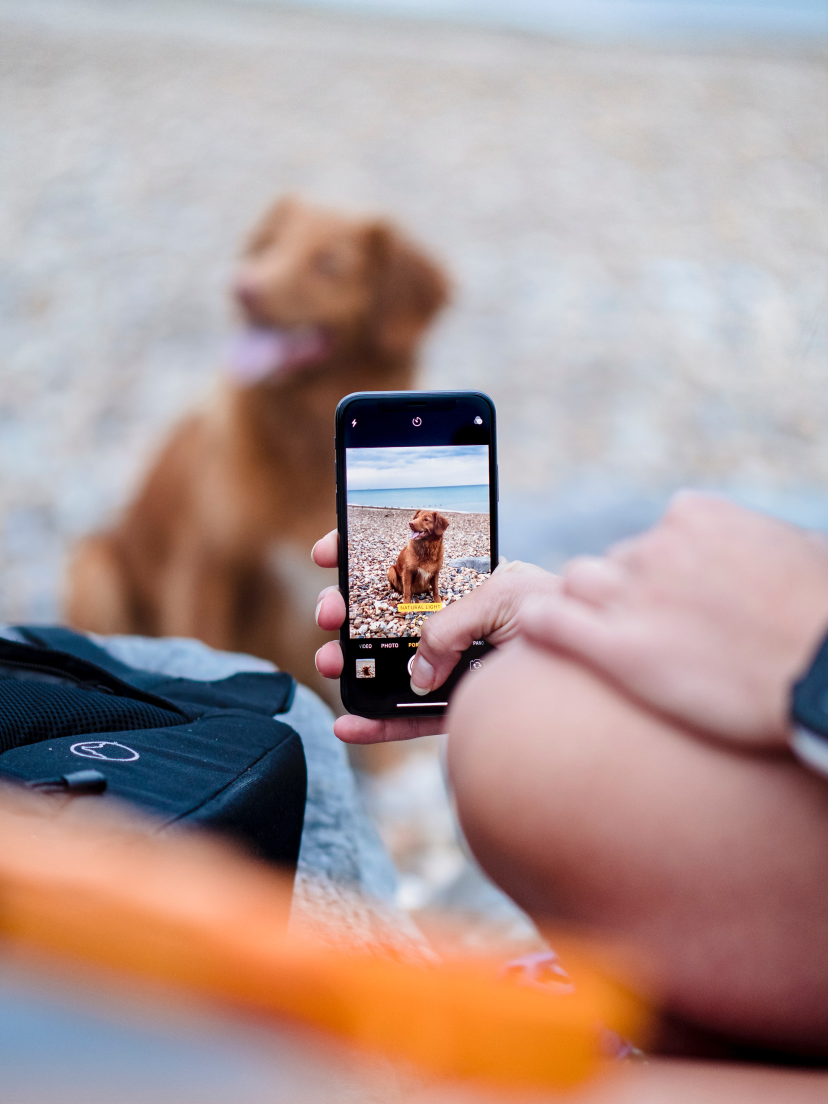
#> input picture raspberrypi/FYP_main/convol/done.jpg, 3312 x 4416 px (shown at 1/4 size)
$ python resize.py
#> lines starting #> are read from the running program, lines starting #| are printed output that depends on the picture
from PIL import Image, ImageFilter

image = Image.open('done.jpg')
#> image is the input picture: PIL image 3312x4416 RGB; mean R, G, B 172.4, 151.4, 148.7
new_image = image.resize((250, 250))
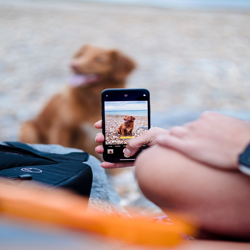
#> new_image: PIL image 250x250 RGB; mean R, G, B 172.4, 151.4, 148.7
new_image.save('image_250.jpg')

$ run again, with raspberrypi/FYP_main/convol/geeks1.jpg copied over raspberrypi/FYP_main/convol/done.jpg
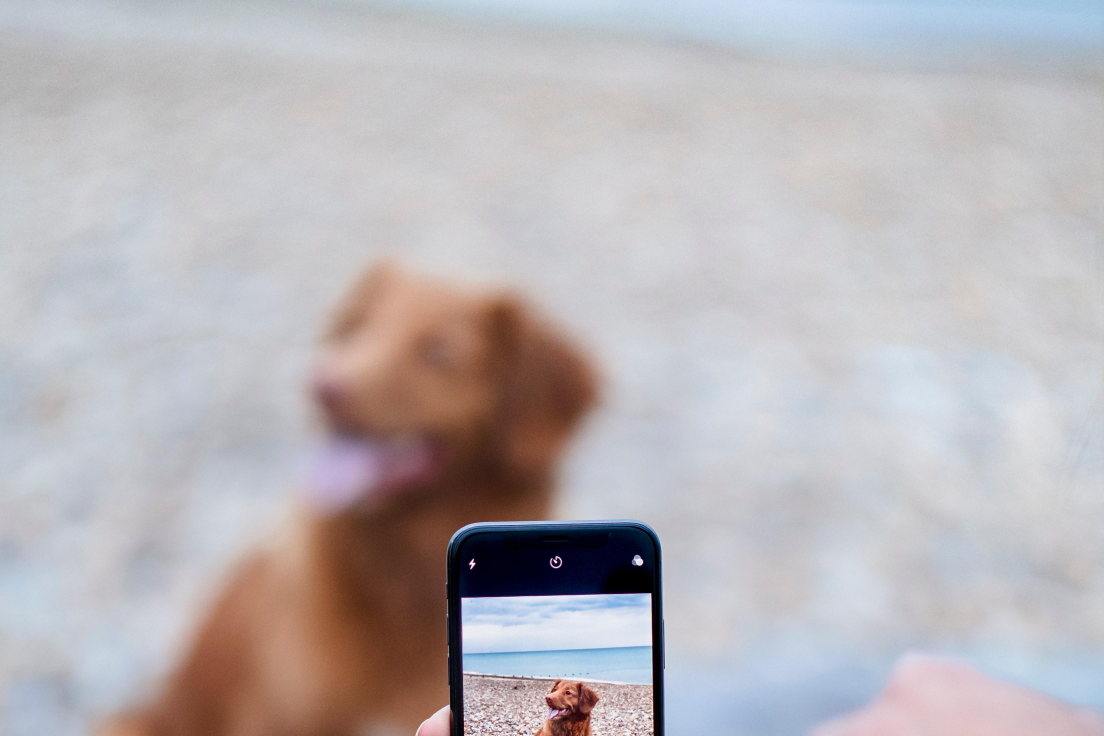
#> input picture raspberrypi/FYP_main/convol/geeks1.jpg, 3312 x 2208 px (shown at 1/3 size)
#> image is the input picture: PIL image 3312x2208 RGB; mean R, G, B 185.9, 181.1, 184.4
#> `new_image = image.resize((250, 250))`:
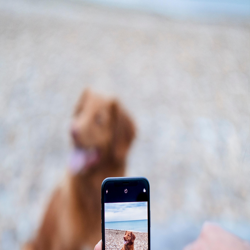
#> new_image: PIL image 250x250 RGB; mean R, G, B 185.9, 181.1, 184.4

$ run again, with raspberrypi/FYP_main/convol/geeks2.jpg copied over raspberrypi/FYP_main/convol/done.jpg
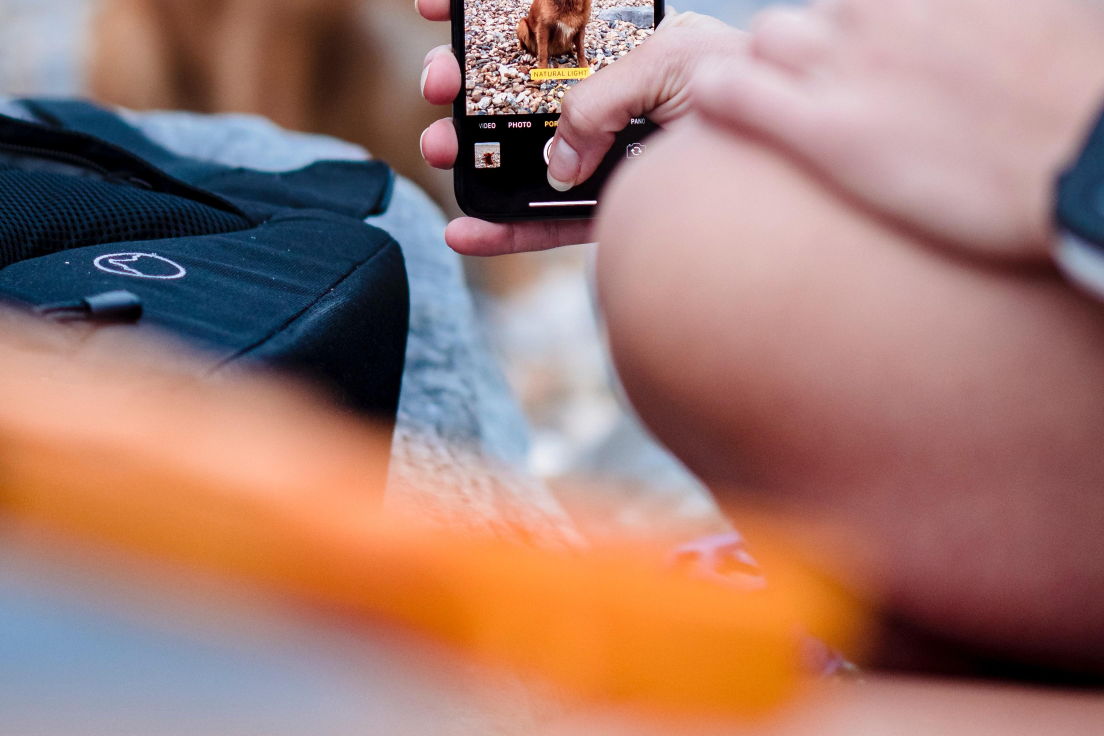
#> input picture raspberrypi/FYP_main/convol/geeks2.jpg, 3312 x 2208 px (shown at 1/3 size)
#> image is the input picture: PIL image 3312x2208 RGB; mean R, G, B 159.1, 121.6, 113.3
#> `new_image = image.resize((250, 250))`:
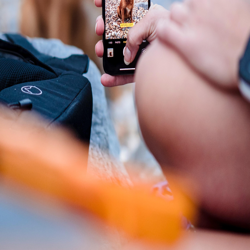
#> new_image: PIL image 250x250 RGB; mean R, G, B 159.2, 121.7, 113.3
